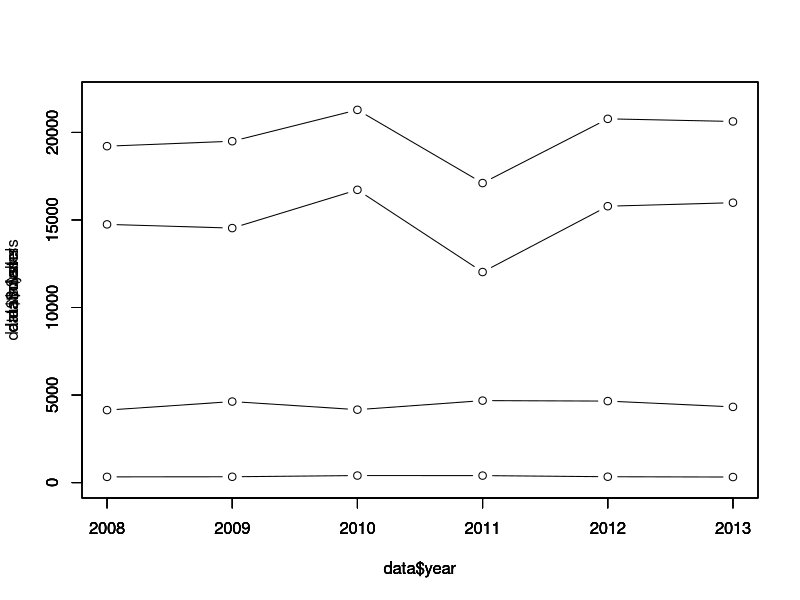

Write R code to recreate this figure.
data<-read.table("production.txt", header=TRUE)
plot(data$year, data$all, type="b", ylim=c(0, 22000))

par(new=T)
plot(data$year, data$clams, type="b", ylim=c(0, 22000))

par(new=T)
plot(data$year, data$mussels, type="b", ylim=c(0, 22000))

par(new=T)
plot(data$year, data$oyster, type="b", ylim=c(0, 22000))
